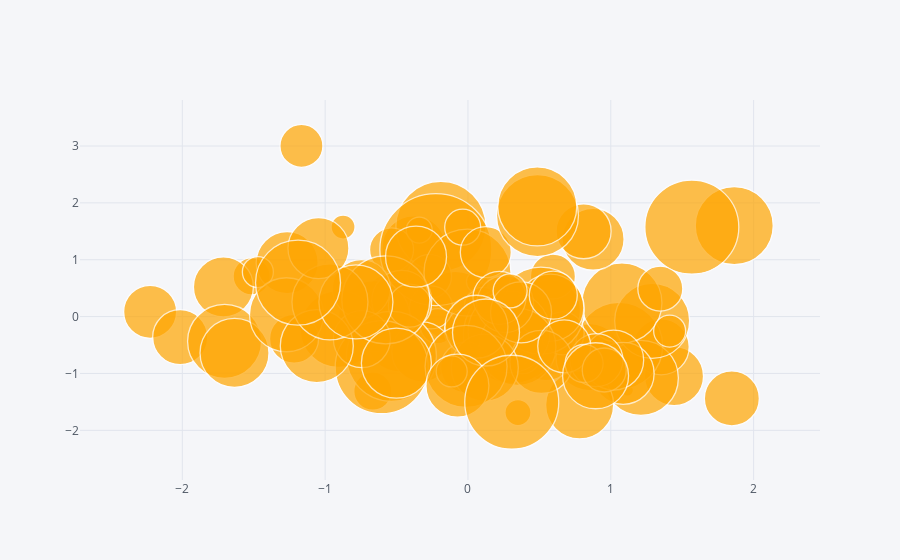

Here is the notebook cell this chart was saved with:
### Code cell
df.iplot(kind='bubble',x='a',y='b',size='c',theme='pearl',colors='orange')

### Figure 1 — Plotly figure (JSON) as saved in the notebook; plotly's stock layout.template omitted (floating-point values rounded to 4 significant figures)
{"data": [{"marker": {"color": ["orange", "orange", "orange", "orange", "orange", "orange", "orange", "orange", "orange", "orange", "orange", "orange", "orange", "orange", "orange", "orange", "orange", "orange", "orange", "orange", "orange", "orange", "orange", "orange", "orange", "orange", "orange", "orange", "orange", "orange", "orange", "orange", "orange", "orange", "orange", "orange", "orange", "orange", "orange", "orange", "orange", "orange", "orange", "orange", "orange", "orange", "orange", "orange", "orange", "orange", "orange", "orange", "orange", "orange", "orange", "orange", "orange", "orange", "orange", "orange", "orange", "orange", "orange", "orange", "orange", "orange", "orange", "orange", "orange", "orange", "orange", "orange", "orange", "orange", "orange", "orange", "orange", "orange", "orange", "orange", "orange", "orange", "orange", "orange", "orange", "orange", "orange", "orange", "orange", "orange", "orange", "orange", "orange", "orange", "orange", "orange", "orange", "orange", "orange", "orange"], "line": {"width": 1.3}, "size": [55, 53, 12, 66, 70, 64, 60, 71, 59, 56, 90, 22, 67, 36, 37, 47, 71, 35, 44, 77, 45, 62, 87, 97, 26, 45, 61, 44, 38, 75, 43, 43, 24, 75, 80, 35, 60, 62, 60, 55, 43, 112, 49, 45, 87, 60, 67, 62, 90, 87, 55, 82, 36, 51, 77, 26, 78, 58, 57, 74, 93, 55, 31, 68, 51, 53, 69, 63, 74, 60, 67, 53, 45, 61, 63, 53, 32, 82, 34, 82, 43, 38, 57, 94, 31, 73, 88, 67, 70, 44, 63, 66, 76, 61, 74, 48, 79, 85, 94, 61], "symbol": "circle"}, "mode": "markers", "text": "", "type": "scatter", "uid": "55334be2-d16a-11e8-bdbd-507b9d3b408f", "x": [0.547, -2.226, 1.116, -0.4811, -0.5096, -0.3775, -0.5316, -0.08798, 1.443, 1.353, -0.1895, 0.06621, 0.8509, 0.1017, -1.515, 0.3624, -0.657, -0.2118, -0.5351, -0.9054, -0.007538, -1.266, 1.059, 0.3081, -0.3414, 0.3137, 0.5742, -0.2691, -0.6666, 1.211, -0.2588, 0.6632, -0.8746, 1.29, 1.078, 0.3843, -1.712, 1.086, -0.3228, 1.848, -1.166, -0.2249, -1.218, 0.5948, 0.5104, -0.4635, 0.5768, 0.8762, -0.5358, -0.003363, -2.015, 0.2874, -0.03698, -0.01216, 0.3462, 0.35, 1.864, -0.7463, 0.2601, -1.704, -0.6041, 0.8097, -1.471, 0.7819, 0.1249, 0.2208, -1.635, 0.514, -1.271, 1.02, 0.1177, 0.8995, 1.347, 0.3716, 0.05932, 0.6741, 1.412, -0.01325, 0.2951, 0.4867, -0.4068, 0.8132, -0.743, 1.567, -0.114, -1.058, -0.5751, 0.1261, -0.5012, 0.9543, -0.07396, 0.8934, -0.9664, -1.047, -0.7845, 0.5973, 0.4853, -1.19, 0.3065, -0.3638], "y": [-0.645, 0.08405, -1.295, -0.3864, 0.1583, 1.21, 0.07994, 0.1725, -1.047, -0.5322, 1.587, 0.6108, -0.7128, 0.1985, 0.7079, -0.7398, 0.01025, -0.1674, 1.174, -0.218, -0.2598, 0.9491, -0.5147, -0.3203, 1.522, -0.4932, 0.1124, 0.7077, -1.312, -1.079, 0.1609, -0.2941, 1.575, -0.0743, 0.2407, -0.6939, 0.5215, -0.9992, -0.6192, -1.438, 3.002, 1.179, -0.3893, 0.7055, 0.1034, 0.2846, 0.1564, 1.36, -0.6989, 0.7729, -0.3614, -0.269, 1.572, -0.8961, -0.5341, -1.688, 1.599, 0.4928, 0.2215, -0.4355, -0.8911, 1.501, 0.7838, -1.553, 1.133, 0.3294, -0.6385, -0.798, 0.03261, -0.7652, -0.8981, -0.7651, 0.4914, 0.0745, -0.1782, -0.5227, -0.2544, -0.8768, 0.4511, 1.777, 0.1927, -0.825, -0.3956, 1.574, -0.9651, -0.5182, 0.2947, -0.2798, -0.8191, -0.9395, -1.214, -1.04, 0.2579, 1.203, 0.2576, 0.377, 1.938, 0.5969, -1.506, 1.054]}], "layout": {"legend": {"bgcolor": "#F5F6F9", "font": {"color": "#4D5663"}}, "paper_bgcolor": "#F5F6F9", "plot_bgcolor": "#F5F6F9", "titlefont": {"color": "#4D5663"}, "xaxis": {"gridcolor": "#E1E5ED", "showgrid": true, "tickfont": {"color": "#4D5663"}, "title": "", "titlefont": {"color": "#4D5663"}, "zerolinecolor": "#E1E5ED"}, "yaxis": {"gridcolor": "#E1E5ED", "showgrid": true, "tickfont": {"color": "#4D5663"}, "title": "", "titlefont": {"color": "#4D5663"}, "zerolinecolor": "#E1E5ED"}}}
